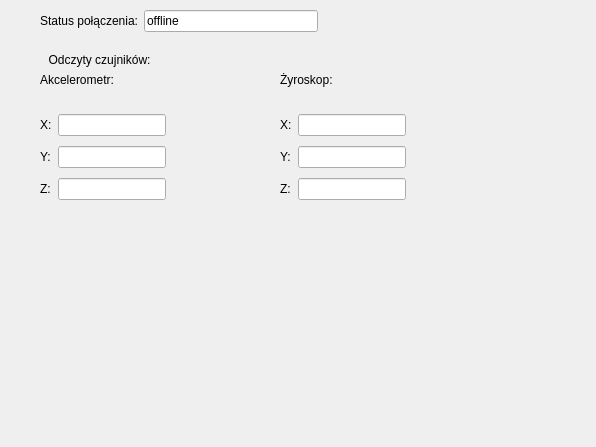
<?xml version="1.0" encoding="UTF-8"?>
<ui version="4.0">
 <class>test</class>
 <widget class="QWidget" name="test">
  <property name="geometry">
   <rect>
    <x>0</x>
    <y>0</y>
    <width>596</width>
    <height>447</height>
   </rect>
  </property>
  <property name="windowTitle">
   <string>Form</string>
  </property>
  <widget class="QWidget" name="chartAcc" native="true">
   <property name="geometry">
    <rect>
     <x>40</x>
     <y>210</y>
     <width>241</width>
     <height>211</height>
    </rect>
   </property>
   <property name="maximumSize">
    <size>
     <width>241</width>
     <height>211</height>
    </size>
   </property>
  </widget>
  <widget class="QWidget" name="chartGyro" native="true">
   <property name="geometry">
    <rect>
     <x>280</x>
     <y>210</y>
     <width>241</width>
     <height>211</height>
    </rect>
   </property>
   <property name="maximumSize">
    <size>
     <width>241</width>
     <height>211</height>
    </size>
   </property>
  </widget>
  <widget class="QLabel" name="label_15">
   <property name="geometry">
    <rect>
     <x>40</x>
     <y>70</y>
     <width>126</width>
     <height>20</height>
    </rect>
   </property>
   <property name="text">
    <string>Akcelerometr:</string>
   </property>
  </widget>
  <widget class="QWidget" name="layoutWidget">
   <property name="geometry">
    <rect>
     <x>280</x>
     <y>110</y>
     <width>126</width>
     <height>94</height>
    </rect>
   </property>
   <layout class="QGridLayout" name="gridLayout_2">
    <item row="2" column="0">
     <widget class="QLabel" name="label_11">
      <property name="text">
       <string>Z:</string>
      </property>
     </widget>
    </item>
    <item row="0" column="1">
     <widget class="QLineEdit" name="lineEdit_4">
      <property name="readOnly">
       <bool>true</bool>
      </property>
     </widget>
    </item>
    <item row="1" column="0">
     <widget class="QLabel" name="label_10">
      <property name="text">
       <string>Y:</string>
      </property>
     </widget>
    </item>
    <item row="2" column="1">
     <widget class="QLineEdit" name="lineEdit_6">
      <property name="readOnly">
       <bool>true</bool>
      </property>
     </widget>
    </item>
    <item row="1" column="1">
     <widget class="QLineEdit" name="lineEdit_5">
      <property name="readOnly">
       <bool>true</bool>
      </property>
     </widget>
    </item>
    <item row="0" column="0">
     <widget class="QLabel" name="label_9">
      <property name="text">
       <string>X:</string>
      </property>
     </widget>
    </item>
   </layout>
  </widget>
  <widget class="QLabel" name="label_2">
   <property name="geometry">
    <rect>
     <x>-30</x>
     <y>50</y>
     <width>259</width>
     <height>20</height>
    </rect>
   </property>
   <property name="text">
    <string>Odczyty czujników:</string>
   </property>
   <property name="alignment">
    <set>Qt::AlignmentFlag::AlignCenter</set>
   </property>
  </widget>
  <widget class="QLabel" name="label_8">
   <property name="geometry">
    <rect>
     <x>280</x>
     <y>70</y>
     <width>64</width>
     <height>20</height>
    </rect>
   </property>
   <property name="text">
    <string>Żyroskop:</string>
   </property>
  </widget>
  <widget class="QWidget" name="layoutWidget">
   <property name="geometry">
    <rect>
     <x>40</x>
     <y>110</y>
     <width>126</width>
     <height>94</height>
    </rect>
   </property>
   <property name="maximumSize">
    <size>
     <width>126</width>
     <height>94</height>
    </size>
   </property>
   <layout class="QGridLayout" name="gridLayout_3">
    <item row="2" column="1">
     <widget class="QLineEdit" name="lineEdit_9">
      <property name="readOnly">
       <bool>true</bool>
      </property>
     </widget>
    </item>
    <item row="1" column="0">
     <widget class="QLabel" name="label_13">
      <property name="text">
       <string>Y:</string>
      </property>
     </widget>
    </item>
    <item row="1" column="1">
     <widget class="QLineEdit" name="lineEdit_10">
      <property name="readOnly">
       <bool>true</bool>
      </property>
     </widget>
    </item>
    <item row="2" column="0">
     <widget class="QLabel" name="label_12">
      <property name="text">
       <string>Z:</string>
      </property>
     </widget>
    </item>
    <item row="0" column="1">
     <widget class="QLineEdit" name="lineEdit_8">
      <property name="readOnly">
       <bool>true</bool>
      </property>
     </widget>
    </item>
    <item row="0" column="0">
     <widget class="QLabel" name="label_14">
      <property name="text">
       <string>X:</string>
      </property>
     </widget>
    </item>
   </layout>
  </widget>
  <widget class="QWidget" name="layoutWidget">
   <property name="geometry">
    <rect>
     <x>40</x>
     <y>10</y>
     <width>278</width>
     <height>28</height>
    </rect>
   </property>
   <layout class="QFormLayout" name="formLayout">
    <item row="0" column="0">
     <widget class="QLabel" name="label">
      <property name="text">
       <string>Status połączenia:</string>
      </property>
     </widget>
    </item>
    <item row="0" column="1">
     <widget class="QLineEdit" name="lineEdit_7">
      <property name="text">
       <string>offline</string>
      </property>
      <property name="readOnly">
       <bool>true</bool>
      </property>
     </widget>
    </item>
   </layout>
  </widget>
 </widget>
 <resources/>
 <connections/>
</ui>
